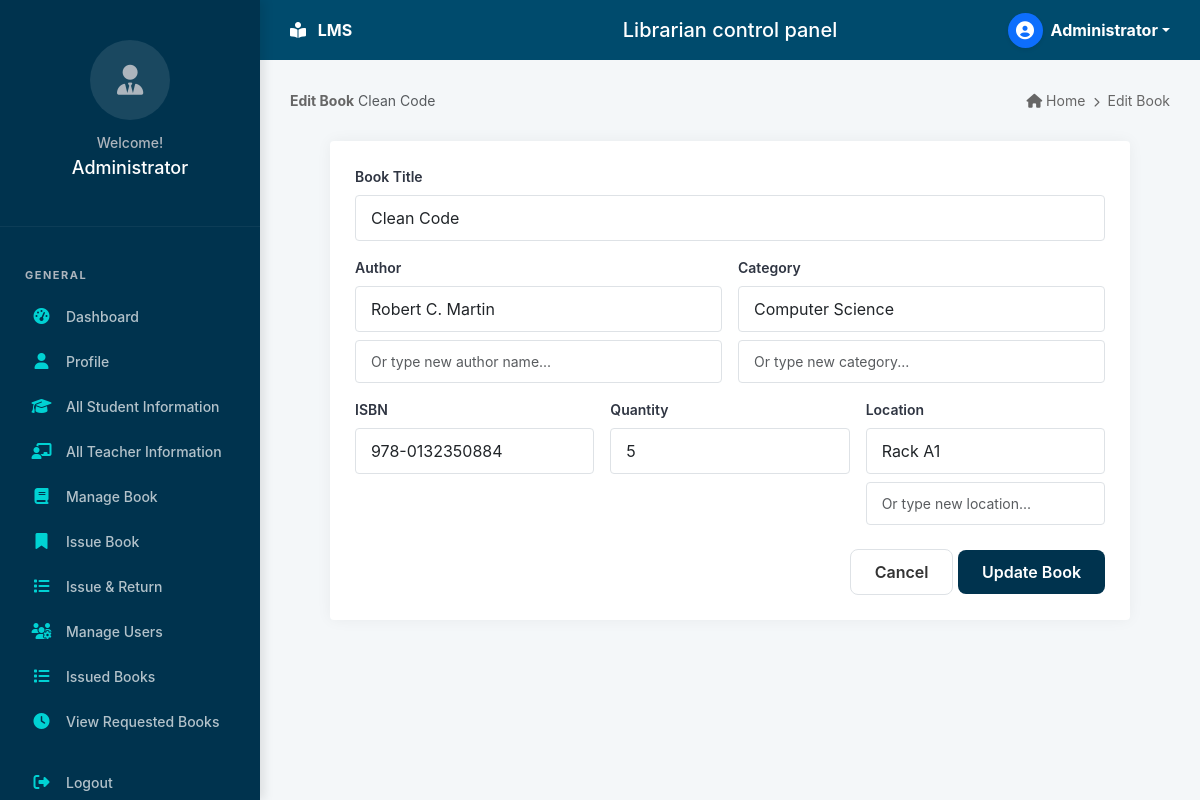
Page /admin/book_edit.php?id=1 (signed in) on the committed database.
### tables this page shows
CREATE TABLE IF NOT EXISTS `books` (
  `id` int(11) NOT NULL AUTO_INCREMENT,
  `title` varchar(255) NOT NULL,
  `author_id` int(11) DEFAULT NULL,
  `category_id` int(11) DEFAULT NULL,
  `location_id` int(11) DEFAULT NULL,
  `isbn` varchar(20) DEFAULT NULL UNIQUE,
  `quantity` int(11) NOT NULL DEFAULT 1,
  `available_quantity` int(11) NOT NULL DEFAULT 1,
  `description` text DEFAULT NULL,
  `cover_image` varchar(255) DEFAULT 'default_book.png',
  `created_at` timestamp NOT NULL DEFAULT current_timestamp(),
  PRIMARY KEY (`id`)
);

CREATE TABLE IF NOT EXISTS `authors` (
  `id` int(11) NOT NULL AUTO_INCREMENT,
  `name` varchar(100) NOT NULL,
  PRIMARY KEY (`id`)
);

CREATE TABLE IF NOT EXISTS `categories` (
  `id` int(11) NOT NULL AUTO_INCREMENT,
  `name` varchar(100) NOT NULL,
  PRIMARY KEY (`id`)
);

CREATE TABLE IF NOT EXISTS `locations` (
  `id` int(11) NOT NULL AUTO_INCREMENT,
  `name` varchar(100) NOT NULL,  
  PRIMARY KEY (`id`)
);

### admin/book_edit.php (the view, shortened to what this page needs)
<?php
require_once '../config/db.php';
$id = (int)($_GET['id'] ?? 0);
$stmt = $pdo->prepare("SELECT * FROM books WHERE id = ?");
$stmt->execute([$id]);
$book = $stmt->fetch();
include '../includes/header.php';
include '../includes/sidebar.php';
?>
<div class="main-content">
    <div class="breadcrumb-section">
        <div><span class="fw-bold">Edit Book</span> <span class="text-muted"><?php echo $book['title']; ?></span></div>
        <div><i class="fas fa-home"></i> Home <i class="fas fa-chevron-right mx-1" style="font-size: 10px;"></i> Edit Book</div>
    </div>
    <div class="card-custom" style="max-width: 800px; margin: 0 auto;">
        <form action="../actions/book_actions.php" method="POST">
            <div class="row g-3">
                <div class="col-md-12">
                    <label class="form-label">Book Title</label>
                    <input type="text" name="title" class="form-control" value="<?php echo $book['title']; ?>" required>
                </div>
                <div class="col-md-6">
                    <label class="form-label">Author</label>
                    <select name="author_id" class="form-control mb-2">
                        <?php foreach ($pdo->query("SELECT * FROM authors") as $a): ?>
                            <option value="<?php echo $a['id']; ?>" <?php echo $book['author_id'] == $a['id'] ? 'selected' : ''; ?>><?php echo $a['name']; ?></option>
                        <?php endforeach; ?>
                    </select>
                    <input type="text" name="new_author" class="form-control form-control-sm" placeholder="Or type new author name...">
                </div>
                <div class="col-md-6">
                    <label class="form-label">Category</label>
                    <select name="category_id" class="form-control mb-2">
                        <?php foreach ($pdo->query("SELECT * FROM categories") as $c): ?>
                            <option value="<?php echo $c['id']; ?>" <?php echo $book['category_id'] == $c['id'] ? 'selected' : ''; ?>><?php echo $c['name']; ?></option>
                        <?php endforeach; ?>
                    </select>
                    <input type="text" name="new_category" class="form-control form-control-sm" placeholder="Or type new category...">
                </div>
                <div class="col-md-4">
                    <label class="form-label">ISBN</label>
                    <input type="text" name="isbn" class="form-control" value="<?php echo $book['isbn']; ?>">
                </div>
                <div class="col-md-4">
                    <label class="form-label">Quantity</label>
                    <input type="number" name="quantity" class="form-control" value="<?php echo $book['quantity']; ?>" min="1">
                </div>
                <div class="col-md-4">
                    <label class="form-label">Location</label>
                    <select name="location_id" class="form-control mb-2">
                        <?php foreach ($pdo->query("SELECT * FROM locations") as $l): ?>
                            <option value="<?php echo $l['id']; ?>" <?php echo $book['location_id'] == $l['id'] ? 'selected' : ''; ?>><?php echo $l['name']; ?></option>
                        <?php endforeach; ?>
                    </select>
                    <input type="text" name="new_location" class="form-control form-control-sm" placeholder="Or type new location...">
                </div>
            </div>
            <div class="mt-4 text-end">
                <a href="books.php" class="btn btn-light px-4">Cancel</a>
                <button type="submit" class="btn btn-primary px-4">Update Book</button>
            </div>
        </form>
    </div>
</div>
<?php include '../includes/footer.php'; ?>

### assets/css/style.css (style rules this page uses)
:root { --navy-dark: #002b44; --navy-sidebar: #00334e; --navy-header: #004b6d; --text-white: #ffffff; --text-muted: #adb5bd; --card-cyan: #17a2b8; --card-green: #28a745; --card-cyan: #00d2d3; --card-green: #1dd1a1; --card-red: #ff6b6b; --card-orange: #ffc107; --card-blue: #48dbfb; --bg-light: #f4f7f9; --border-color: #dee2e6; --sidebar-width: 260px; --header-height: 60px; --transition: all 0.3s ease; --sidebar-hover: rgba(255, 255, 255, 0.08); --sidebar-active: #00d2d3; }
* { margin: 0; padding: 0; box-sizing: border-box; }
body { font-family: "Inter", -apple-system, BlinkMacSystemFont, "Segoe UI", Roboto, sans-serif; background-color: var(--bg-light); color: #2f3542; overflow-x: hidden; }
.main-content { margin-left: var(--sidebar-width); margin-top: var(--header-height); padding: 30px; min-height: calc(100vh - var(--header-height)); }
.breadcrumb-section { display: flex; justify-content: space-between; margin-bottom: 30px; font-size: 14px; color: #666; }
.card-custom { background: white; border-radius: 4px; box-shadow: 0 0 15px rgba(0, 0, 0, 0.05); padding: 25px; }
.form-label { font-weight: 600; font-size: 14px; margin-bottom: 8px; display: block; }
.form-control { padding: 10px 15px; border-radius: 4px; border: 1px solid var(--border-color); }
.btn { display: inline-flex; align-items: center; justify-content: center; gap: 8px; padding: 10px 14px; font-weight: 600; border-radius: 8px; border: none; cursor: pointer; transition: var(--transition); }
.btn-primary, .btn-university { background: var(--navy-sidebar) !important; color: var(--text-white) !important; border: none !important; }
.btn-light { background: #ffffff; color: #333; border: 1px solid var(--border-color); }

### rows in the picture
books: title "Clean Code", author_id "Robert C. Martin", category_id "Computer Science", isbn "978-0132350884", quantity "5", location_id "Rack A1"

### other values in the picture
$_SESSION['name'] "Administrator"
